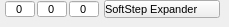
   <widget class="QWidget" name="noteSetDeviceView">
    <property name="styleSheet">
     <string notr="true">/*----------- QComboBox ------------*/
QComboBox
{
	padding-right: 7px;
}

QComboBox QListView
{
	background-color: rgb(40, 40, 40);
	border: transparent;
	font: 9px &quot;Tahoma&quot;;
	padding-left: 3px;
	padding-right: 3px;
	min-width: 65px;
	min-height: 25px;
}

QComboBox QAbstractItemView::item
{
	min-height: 65px;
	min-width: 65px;

}

QComboBox::item:selected
{
	border: 1px solid transparent;
	background: rgb(0,174,239);
}

QComboBox::indicator
{
	background-color: transparent;
	selection-background-color: transparent;
	color: transparent;
	selection-color: white;
}

QComboBox::drop-down
{
	width: 1px;
	height: 1px;
	subcontrol-origin: margin;
	subcontrol-position: right center;
	border-left-width: 0px;
	border-right-width: 0px;
	border-top-width: 0px;
	border-bottom-width: 0px;
}

QComboBox::down-arrow
{
	border: none;
	background: none;
	image: url(:/resources/modline_combobox_menu_arrows.png);
	padding-right: 10px;
}
</string>
    </property>
    <widget class="QSpinBox" name="notenumber">
     <property name="geometry">
      <rect>
       <x>5</x>
       <y>0</y>
       <width>30</width>
       <height>18</height>
      </rect>
     </property>
     <property name="font">
      <font>
       <family>Tahoma</family>
       <pointsize>8</pointsize>
       <weight>50</weight>
       <italic>false</italic>
       <bold>false</bold>
      </font>
     </property>
     <property name="focusPolicy">
      <enum>Qt::StrongFocus</enum>
     </property>
     <property name="toolTip">
      <string>Sets the MIDI note number to output.</string>
     </property>
     <property name="styleSheet">
      <string notr="true"/>
     </property>
     <property name="frame">
      <bool>true</bool>
     </property>
     <property name="alignment">
      <set>Qt::AlignCenter</set>
     </property>
     <property name="buttonSymbols">
      <enum>QAbstractSpinBox::NoButtons</enum>
     </property>
     <property name="maximum">
      <number>127</number>
     </property>
    </widget>
    <widget class="QSpinBox" name="notevelocity">
     <property name="geometry">
      <rect>
       <x>37</x>
       <y>0</y>
       <width>30</width>
       <height>18</height>
      </rect>
     </property>
     <property name="font">
      <font>
       <family>Tahoma</family>
       <pointsize>8</pointsize>
       <weight>50</weight>
       <italic>false</italic>
       <bold>false</bold>
      </font>
     </property>
     <property name="focusPolicy">
      <enum>Qt::StrongFocus</enum>
     </property>
     <property name="toolTip">
      <string>Sets the velocity for the MIDI note.</string>
     </property>
     <property name="styleSheet">
      <string notr="true"/>
     </property>
     <property name="frame">
      <bool>true</bool>
     </property>
     <property name="alignment">
      <set>Qt::AlignCenter</set>
     </property>
     <property name="buttonSymbols">
      <enum>QAbstractSpinBox::NoButtons</enum>
     </property>
     <property name="maximum">
      <number>127</number>
     </property>
    </widget>
    <widget class="QSpinBox" name="notechannel">
     <property name="geometry">
      <rect>
       <x>69</x>
       <y>0</y>
       <width>30</width>
       <height>18</height>
      </rect>
     </property>
     <property name="font">
      <font>
       <family>Tahoma</family>
       <pointsize>8</pointsize>
       <weight>50</weight>
       <italic>false</italic>
       <bold>false</bold>
      </font>
     </property>
     <property name="focusPolicy">
      <enum>Qt::StrongFocus</enum>
     </property>
     <property name="toolTip">
      <string>Sets the MIDI channel to output on.</string>
     </property>
     <property name="styleSheet">
      <string notr="true"/>
     </property>
     <property name="frame">
      <bool>true</bool>
     </property>
     <property name="alignment">
      <set>Qt::AlignCenter</set>
     </property>
     <property name="buttonSymbols">
      <enum>QAbstractSpinBox::NoButtons</enum>
     </property>
     <property name="maximum">
      <number>16</number>
     </property>
    </widget>
    <widget class="QComboBox" name="notedevice">
     <property name="geometry">
      <rect>
       <x>104</x>
       <y>0</y>
       <width>116</width>
       <height>18</height>
      </rect>
     </property>
     <property name="font">
      <font>
       <family>Tahoma</family>
       <pointsize>8</pointsize>
       <weight>50</weight>
       <italic>false</italic>
       <bold>false</bold>
      </font>
     </property>
     <property name="focusPolicy">
      <enum>Qt::StrongFocus</enum>
     </property>
     <property name="contextMenuPolicy">
      <enum>Qt::DefaultContextMenu</enum>
     </property>
     <property name="toolTip">
      <string>Sets the MIDI port to which the message will be output.</string>
     </property>
     <property name="styleSheet">
      <string notr="true"/>
     </property>
     <property name="maxVisibleItems">
      <number>16</number>
     </property>
     <property name="sizeAdjustPolicy">
      <enum>QComboBox::AdjustToMinimumContentsLength</enum>
     </property>
     <property name="minimumContentsLength">
      <number>100</number>
     </property>
     <property name="iconSize">
      <size>
       <width>8</width>
       <height>8</height>
      </size>
     </property>
     <item>
      <property name="text">
       <string>SoftStep Expander</string>
      </property>
     </item>
     <item>
      <property name="text">
       <string>SSCOM Port 1</string>
      </property>
     </item>
    </widget>
   </widget>
